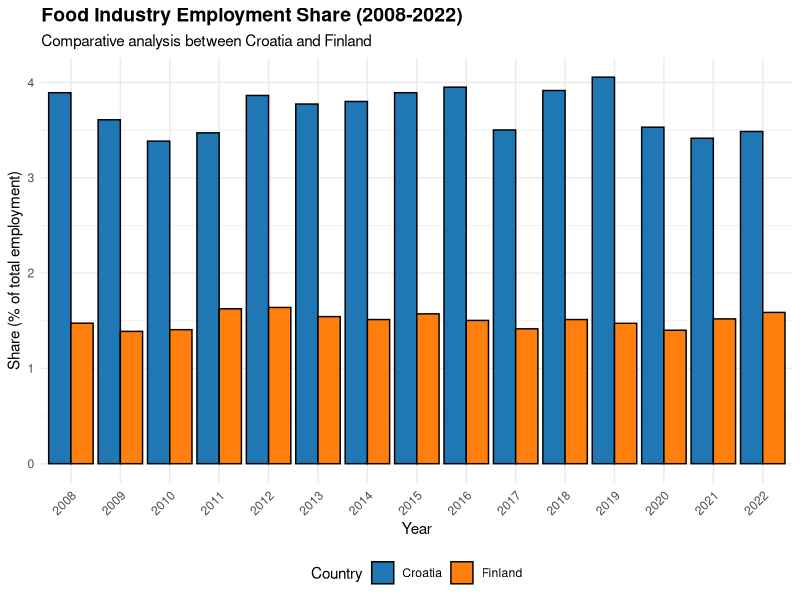

Here is the R script that generated this plot:
# ---- QUESTION 3 ----

library(ggplot2)

jobs_data <- read.csv("Jobs_and_Growth.csv", header = TRUE, sep = ",", check.names = FALSE)

jobs_data$`Member State Name` <- trimws(jobs_data$`Member State Name`)

filtered_jobs <- subset(jobs_data, 
                        `Member State Name` %in% c("Croatia", "Finland") & 
                          `Time Period` >= 2008 & `Time Period` <= 2022 &
                          `Sub-indicator Name` == "Employment in the food industry" &
                          `Sub-indicator Parameter` == "share")

ggplot(data = filtered_jobs, aes(x = factor(`Time Period`), y = Data, fill = `Member State Name`)) +
  geom_col(position = position_dodge(width = 0.9), color = "black") +
  scale_fill_manual(values = c("Croatia" = "#1f77b4", "Finland" = "#ff7f0e")) +
  labs(
    title = "Food Industry Employment Share (2008-2022)",
    subtitle = "Comparative analysis between Croatia and Finland",
    x = "Year",
    y = "Share (% of total employment)",
    fill = "Country"
  ) +
  theme_minimal() +
  theme(
    plot.title = element_text(face = "bold", size = 14),
    axis.text.x = element_text(angle = 45, hjust = 1),
    legend.position = "bottom"
  )
